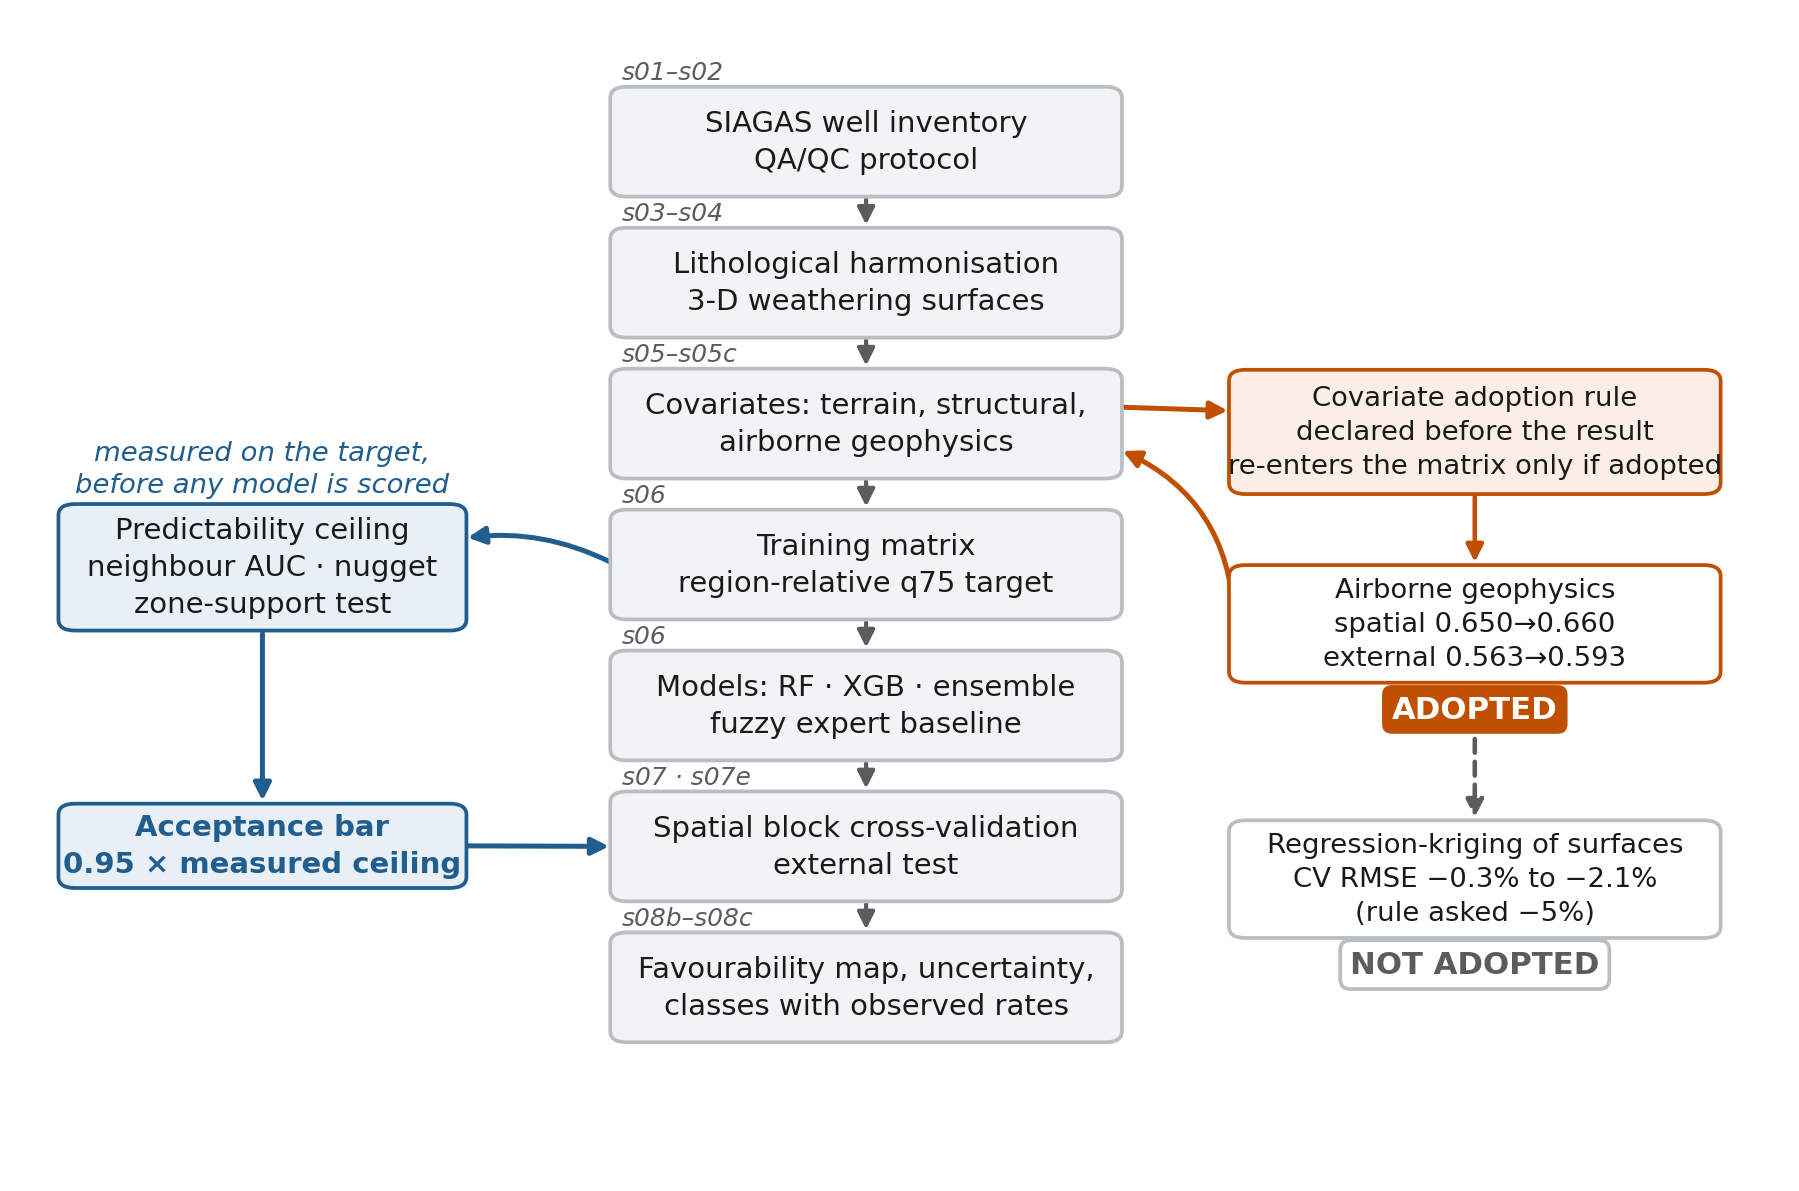

Reproduce this figure in Python.
#!/usr/bin/env python
# -*- coding: utf-8 -*-
"""Figura 3 do manuscrito — fluxo do pipeline e estrutura de decisao.

Nao ha dado nesta figura: ela desenha a cadeia de estagios e os dois
mecanismos de decisao declarados antes dos resultados.

  espinha central   a cadeia s01 -> s08c, na ordem de dependencia real
  modulo esquerdo   o teto de previsibilidade (s09/s09b), que FORNECE a
                    barra de aceitacao usada na validacao
  modulo direito    o laco de adocao de covariavel, com os dois
                    vereditos que ele de fato produziu

Os vereditos sao escritos por extenso ("ADOPTED" / "NOT ADOPTED") e
distinguidos tambem por preenchimento, nunca so por cor: a figura
precisa sobreviver a impressao em preto e branco e a daltonismo.

O codigo do estagio fica FORA da caixa, a esquerda: dentro dela ele
disputava espaco com o texto e o sobrepunha.

Uso:
    python fig3_workflow.py [--saida .]

Saida: fig3_workflow.pdf e .png
"""
import argparse

import matplotlib.pyplot as plt
from matplotlib.patches import FancyArrowPatch, FancyBboxPatch

from figstyle import AREA1, AREA2, LARGURA_2COL, TINTA, TINTA2, estilo, grava

CAIXA = "#f2f3f4"
BORDA = "#b8bec4"
FUNDO_TETO = "#e8eff5"
FUNDO_ADOCAO = "#fbeee7"

CORPO = 7.0        # as caixas foram dimensionadas para este corpo
CORPO_PEQ = 6.6

ESPINHA = [
    ("SIAGAS well inventory\nQA/QC protocol", "s01–s02"),
    ("Lithological harmonisation\n3-D weathering surfaces", "s03–s04"),
    ("Covariates: terrain, structural,\nairborne geophysics", "s05–s05c"),
    ("Training matrix\nregion-relative q75 target", "s06"),
    ("Models: RF · XGB · ensemble\nfuzzy expert baseline", "s06"),
    ("Spatial block cross-validation\nexternal test", "s07 · s07e"),
    ("Favourability map, uncertainty,\nclasses with observed rates",
     "s08b–s08c"),
]
I_COVAR, I_MATRIZ, I_VALID = 2, 3, 5


def caixa(ax, x, y, w, h, texto, fundo=CAIXA, borda=BORDA, cor=TINTA,
          corpo=CORPO, negrito=False):
    ax.add_patch(FancyBboxPatch(
        (x, y), w, h, boxstyle="round,pad=0.003,rounding_size=0.010",
        facecolor=fundo, edgecolor=borda, linewidth=0.9, zorder=3))
    ax.text(x + w / 2, y + h / 2, texto, ha="center", va="center",
            fontsize=corpo, color=cor, zorder=4, linespacing=1.4,
            fontweight="bold" if negrito else "normal")


def seta(ax, p0, p1, cor=TINTA2, traco="-", lw=1.0, curva=0.0):
    ax.add_patch(FancyArrowPatch(
        p0, p1, arrowstyle="-|>", mutation_scale=8.5, color=cor,
        linewidth=lw, linestyle=traco, zorder=2,
        connectionstyle="arc3,rad=%.3f" % curva, shrinkA=1.5, shrinkB=1.5))


def main():
    p = argparse.ArgumentParser()
    p.add_argument("--saida", default=".")
    a = p.parse_args()

    estilo()
    fig, ax = plt.subplots(figsize=(LARGURA_2COL, 4.9))
    # folga nos limites: um patch encostado em x=0 e cortado pelo clip do
    # eixo, e a borda arredondada some
    ax.set_xlim(-0.02, 1.02)
    ax.set_ylim(-0.01, 1.01)
    ax.set_axis_off()

    # ---------------------------------------------------- espinha
    xc, wc = 0.330, 0.300
    topo, alt, vao = 0.955, 0.093, 0.034
    ys = []
    for i, (rotulo, estagio) in enumerate(ESPINHA):
        y = topo - (i + 1) * alt - i * vao
        ys.append(y)
        caixa(ax, xc, y, wc, alt, rotulo)
        ax.text(xc + 0.004, y + alt + 0.005, estagio, ha="left",
                va="bottom", fontsize=6.0, color=TINTA2, style="italic",
                zorder=4)
        if i:
            seta(ax, (xc + wc / 2, ys[i - 1]), (xc + wc / 2, y + alt))

    # ---------------------------------------------------- teto (esquerda)
    xt, wt = 0.000, 0.238
    y_teto = ys[I_MATRIZ] - 0.010
    caixa(ax, xt, y_teto, wt, 0.108,
          "Predictability ceiling\nneighbour AUC · nugget\nzone-support test",
          fundo=FUNDO_TETO, borda=AREA1)
    ax.text(xt + wt / 2, y_teto + 0.116,
            "measured on the target,\nbefore any model is scored",
            ha="center", va="bottom", fontsize=6.6, color=AREA1,
            style="italic", linespacing=1.3)

    y_barra = ys[I_VALID] + 0.012
    caixa(ax, xt, y_barra, wt, 0.070,
          "Acceptance bar\n0.95 × measured ceiling", fundo=FUNDO_TETO,
          borda=AREA1, cor=AREA1, negrito=True)

    seta(ax, (xc, ys[I_MATRIZ] + alt / 2), (xt + wt, y_teto + 0.080),
         cor=AREA1, lw=1.2, curva=0.16)
    seta(ax, (xt + wt / 2, y_teto), (xt + wt / 2, y_barra + 0.070),
         cor=AREA1, lw=1.2)
    seta(ax, (xt + wt, y_barra + 0.035), (xc, ys[I_VALID] + alt / 2),
         cor=AREA1, lw=1.2)

    # ---------------------------------------------------- adocao (direita)
    xa, wa = 0.700, 0.288
    y_regra = ys[I_COVAR] - 0.014
    caixa(ax, xa, y_regra, wa, 0.106,
          "Covariate adoption rule\ndeclared before the result\n"
          "re-enters the matrix only if adopted",
          fundo=FUNDO_ADOCAO, borda=AREA2, corpo=CORPO_PEQ)
    seta(ax, (xc + wc, ys[I_COVAR] + alt * 0.66), (xa, y_regra + 0.072),
         cor=AREA2, lw=1.2)

    h = 0.100
    y1 = y_regra - 0.070 - h
    caixa(ax, xa, y1, wa, h,
          "Airborne geophysics\nspatial 0.650→0.660\nexternal 0.563→0.593",
          fundo="#ffffff", borda=AREA2, corpo=CORPO_PEQ)
    ax.text(xa + wa / 2, y1 - 0.014, "ADOPTED", ha="center", va="top",
            fontsize=7.4, color="#ffffff", fontweight="bold", zorder=5,
            bbox=dict(boxstyle="round,pad=0.32", facecolor=AREA2,
                      edgecolor="none"))

    y2 = y1 - 0.130 - h
    caixa(ax, xa, y2, wa, h,
          "Regression-kriging of surfaces\nCV RMSE −0.3% to −2.1%\n"
          "(rule asked −5%)", fundo="#ffffff", borda=BORDA,
          corpo=CORPO_PEQ)
    ax.text(xa + wa / 2, y2 - 0.014, "NOT ADOPTED", ha="center", va="top",
            fontsize=7.4, color=TINTA2, fontweight="bold", zorder=5,
            bbox=dict(boxstyle="round,pad=0.32", facecolor="#ffffff",
                      edgecolor=BORDA, linewidth=0.9))

    seta(ax, (xa + wa / 2, y_regra), (xa + wa / 2, y1 + h), cor=AREA2,
         lw=1.1)

    seta(ax, (xa + wa / 2, y1 - 0.048), (xa + wa / 2, y2 + h), cor=TINTA2,
         lw=1.1, traco=(0, (3, 2)))

    # o veredito adotado volta para as covariaveis: e um laco
    seta(ax, (xa, y1 + h / 2), (xc + wc, ys[I_COVAR] + alt * 0.26),
         cor=AREA2, lw=1.2, curva=0.32)

    grava(fig, a.saida, "fig3_workflow")


if __name__ == "__main__":
    main()
